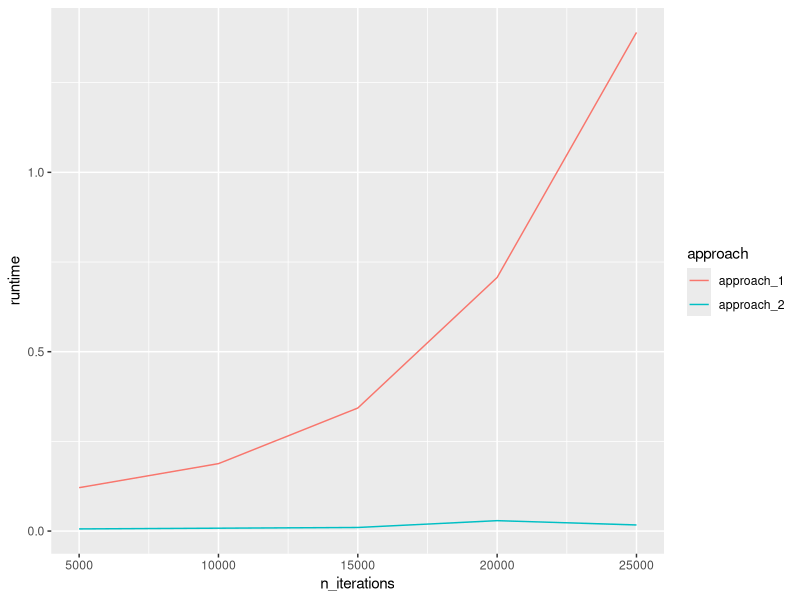

Generate this figure with R:
## ---- chunk 1
knitr::opts_knit$set(base.dir = "../docs/", root.dir = "../docs/")
knitr::opts_chunk$set(echo = TRUE, message = FALSE)
## ---- chunk 2
library(tidyverse)
## ---- chunk 3
x <- 1:10
y <- 11:20
z <- NULL
for (i in 1:length(x)){
  z <- c(z, x[i] + y[i])
}
z
## ---- chunk 4
x <- 1:10
y <- 11:20
z <- vector(mode = "double", length=10)
for (i in 1:length(x)){
  z[i] <- x[i] + y[i]
}
z
## ---- chunk 5
n_iterations <- (1:5)*5000
approach_1 <- vector("double", length(n_iterations))
approach_2 <- vector("double", length(n_iterations))

for (i in 1:length(n_iterations)){
  n <- n_iterations[i]
  vector_of_1 <- NULL
  approach_1[i] <- system.time(
    for (j in 1:n){
      vector_of_1 <- c(vector_of_1, 1)
    }
  )[3]
  vector_of_1 <- vector(mode = "double", length=n)
  approach_2[i] <- system.time(
    for (j in 1:n){
      vector_of_1[j] <- 1
    }
  )[3]
}

tibble(n_iterations, approach_1, approach_2) %>%
  pivot_longer(2:3, names_to = "approach", values_to = "runtime") %>%
  ggplot(aes(x=n_iterations, y=runtime, color=approach)) +
  geom_line()
## ---- chunk 6
set<-c(letters, " ", ",", "!")
i <- 1
n <- 1000
set.seed(42)
for (i in 1:n){
  if(i==1){
    current_letter <- sample(LETTERS, 1)
    hysterical_monkey <- current_letter
  } else {
    if(last_letter == "!" & i != n){
      current_letter <- str_c(" ", sample(LETTERS, 1))
    } else if(last_letter == "," & i != n){
      current_letter <- str_c(" ", sample(letters, 1))
    } else if(last_letter %in% c(",", "!") & i == n){
      current_letter <- " "
    } else if(last_letter == " "){
      current_letter <- sample(letters, 1)
    } else if (str_count(last_letter) == 2){
      current_letter <- ""
    } else {
      current_letter <- sample(set, 1)
    }
    hysterical_monkey <- str_c(hysterical_monkey, current_letter)
  }
  last_letter <- current_letter
}
## ---- chunk 7
hysterical_monkey
## ---- chunk 8
set<-c(letters, " ", ",", "!")
i=1
n=1000
set.seed(24)
while(i<=n){
  if(i==1){
    current_letter <- sample(LETTERS, 1)
    meticulous_hysterical_monkey <- current_letter
  } else if(i==n-2){
    if(last_letter == "!"){
      current_letter <- paste0(" ", sample(LETTERS, 1))
      i <- i+1
    } else if(last_letter == ","){
      current_letter <- paste0(" ", sample(letters, 1))
      i <- i+1
    } else if(last_letter == " "){
      current_letter <- sample(letters, 1)
    } else {
      current_letter <- sample(c(letters, " "), 1)
    }
    meticulous_hysterical_monkey <- paste0(meticulous_hysterical_monkey, current_letter)
  } else if(i==n-1){
    current_letter <- sample(letters, 1)
    meticulous_hysterical_monkey <- paste0(meticulous_hysterical_monkey, current_letter)
  } else if (i==n) {
    current_letter <- "!"
    meticulous_hysterical_monkey <- paste0(meticulous_hysterical_monkey, current_letter)
  } else {
    if(last_letter == "!"){
      current_letter <- paste0(" ", sample(LETTERS, 1))
      i <- i+1
    } else if(last_letter == ","){
      current_letter <- paste0(" ", sample(letters, 1))
      i <- i+1
    } else if(last_letter == " "){
      current_letter <- sample(letters, 1)
    } else {
      current_letter <- sample(set, 1)
    }
    meticulous_hysterical_monkey <- paste0(meticulous_hysterical_monkey, current_letter)
  }
  last_letter <- current_letter
  i <- i+1
}
## ---- chunk 9
meticulous_hysterical_monkey
